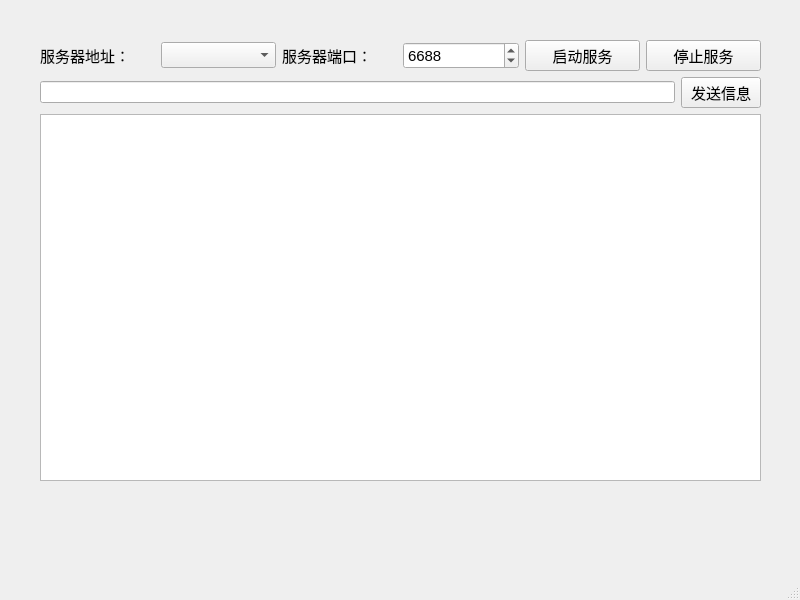
<?xml version="1.0" encoding="UTF-8"?>
<ui version="4.0">
 <class>MainWindow</class>
 <widget class="QMainWindow" name="MainWindow">
  <property name="geometry">
   <rect>
    <x>0</x>
    <y>0</y>
    <width>800</width>
    <height>600</height>
   </rect>
  </property>
  <property name="windowTitle">
   <string>TCP服务器端</string>
  </property>
  <widget class="QWidget" name="centralwidget">
   <widget class="QWidget" name="layoutWidget">
    <property name="geometry">
     <rect>
      <x>40</x>
      <y>40</y>
      <width>721</width>
      <height>441</height>
     </rect>
    </property>
    <layout class="QVBoxLayout" name="verticalLayout">
     <item>
      <layout class="QHBoxLayout" name="horizontalLayout">
       <item>
        <widget class="QLabel" name="label">
         <property name="font">
          <font>
           <pointsize>11</pointsize>
          </font>
         </property>
         <property name="text">
          <string>服务器地址：</string>
         </property>
        </widget>
       </item>
       <item>
        <widget class="QComboBox" name="comboBox_IP">
         <property name="font">
          <font>
           <pointsize>11</pointsize>
          </font>
         </property>
        </widget>
       </item>
       <item>
        <widget class="QLabel" name="label_2">
         <property name="font">
          <font>
           <pointsize>11</pointsize>
          </font>
         </property>
         <property name="text">
          <string>服务器端口：</string>
         </property>
        </widget>
       </item>
       <item>
        <widget class="QSpinBox" name="spinBox_PORT">
         <property name="font">
          <font>
           <pointsize>11</pointsize>
          </font>
         </property>
         <property name="minimum">
          <number>1000</number>
         </property>
         <property name="maximum">
          <number>65535</number>
         </property>
         <property name="value">
          <number>6688</number>
         </property>
        </widget>
       </item>
       <item>
        <widget class="QPushButton" name="pushButton_start">
         <property name="font">
          <font>
           <pointsize>11</pointsize>
          </font>
         </property>
         <property name="text">
          <string>启动服务</string>
         </property>
        </widget>
       </item>
       <item>
        <widget class="QPushButton" name="pushButton_stop">
         <property name="font">
          <font>
           <pointsize>11</pointsize>
          </font>
         </property>
         <property name="text">
          <string>停止服务</string>
         </property>
        </widget>
       </item>
      </layout>
     </item>
     <item>
      <layout class="QHBoxLayout" name="horizontalLayout_2">
       <item>
        <widget class="QLineEdit" name="lineEdit_Input"/>
       </item>
       <item>
        <widget class="QPushButton" name="pushButton_send">
         <property name="font">
          <font>
           <pointsize>11</pointsize>
          </font>
         </property>
         <property name="text">
          <string>发送信息</string>
         </property>
        </widget>
       </item>
      </layout>
     </item>
     <item>
      <widget class="QPlainTextEdit" name="plainTextEdit"/>
     </item>
    </layout>
   </widget>
  </widget>
  <widget class="QStatusBar" name="statusbar"/>
 </widget>
 <resources/>
 <connections/>
</ui>
